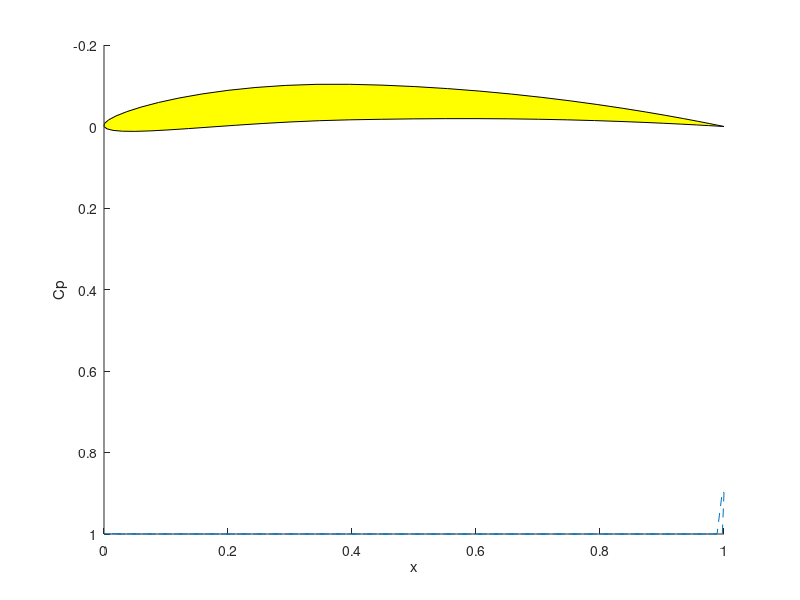

This figure's MATLAB source:
c = 1;
% Defining Chord Length

Vmag = 100.0; 
% Velocity Magnitude

alphaDeg = 2.75; 
% Angle of Attack (alpha) of airfoil

alphaRad = alphaDeg*pi/180.0;
% Converting to radians for Trig


airfoil = load('n6409.dat');

NumPan=length(airfoil)-1;
for i=1:NumPan
    point1(i,1) = airfoil(i,1);
    point1(i,2) = airfoil(i,2);
    point2(i,1) = airfoil(i+1,1);
    point2(i,2) = airfoil(i+1,2);
end

for i=1:NumPan
    dx = point2(i,1)-point1(i,1);
    dy = point2(i,2)-point1(i,2);
    dl(i) = sqrt( (point2(i,1)-point1(i,1))^2 + (point2(i,2)-point1(i,2))^2);
    th(i) = atan2(dy,dx);
    tnx(i) = cos(th(i));
    tny(i) = sin(th(i));
    vnx(i) = -tny(i);
    vny(i) = tnx(i);
end

for i=1:NumPan
    midpoint(i,1) = 0.5*(point1(i,1)+point2(i,1));
    midpoint(i,2) = 0.5*(point1(i,2)+point2(i,2));
end

for i=1:NumPan
    
    for j=1:NumPan
        
        xt = midpoint(i,1) - point1(j,1);
        yt = midpoint(i,2) - point1(j,2);
        x = xt*tnx(j) + yt*tny(j);
        y = -xt*tny(j) + yt*tnx(j);
        x1 = 0.0; y1 = 0.0;
        x2t = point2(j,1) - point1(j,1);
        y2t = point2(j,2) - point1(j,2);
        x2 = x2t*tnx(j) + y2t*tny(j);
        r1 = sqrt(x^2+y^2);
        r2 = sqrt((x-x2)*(x-x2)+y^2);
        th1 = atan2(y,x);
        th2 = atan2(y,x-x2);
        if(i==j) % Self-induced velocity
            ax1 = 0.5*(x/x2-1.0);
            ay1 = 1.0/(2*pi);
            ax2 =-0.5*x/x2;
            ay2 =-1.0/(2*pi);
        else
            dth = th2-th1;
            rrt = r2/r1;
            rrtl = log(rrt);
            fcc = 1/(2*pi*x2);
            ax1 = fcc*( y*rrtl + (x-x2)*dth );
            ay1 = fcc*((x-x2)*rrtl - y*dth + x2);
            ax2 = -fcc*(y*rrtl + x*dth );
            ay2 = -fcc*(x*rrtl - y*dth + x2);
        end
        
        ux1 = ax1*tnx(j) - ay1*tny(j);
        uy1 = ax1*tny(j) + ay1*tnx(j);
        ux2 = ax2*tnx(j) - ay2*tny(j);
        uy2 = ax2*tny(j) + ay2*tnx(j);
        
        if(j==1)
            a(i,1)= ux1*vnx(i) + uy1*vny(i);
            holda = ux2*vnx(i) + uy2*vny(i);
        elseif(j==NumPan)
            a(i,NumPan) = ux1*vnx(i) + uy1*vny(i) + holda;
            a(i,NumPan+1) = ux2*vnx(i) + uy2*vny(i);
        else
            a(i,j)= ux1*vnx(i) + uy1*vny(i) + holda;
            holda = ux2*vnx(i) + uy2*vny(i);
        end
        
        if(j==1)
            b(i,1)= ux1*tnx(i) + uy1*tny(i);
            holdb = ux2*tnx(i) + uy2*tny(i);
        elseif(j==NumPan)
            b(i,NumPan) = ux1*tnx(i) + uy1*tny(i) + holdb;
            b(i,NumPan+1) = ux2*tnx(i) + uy2*tny(i);
        else
            b(i,j)= ux1*tnx(i) + uy1*tny(i) + holdb;
            holdb = ux2*tnx(i) + uy2*tny(i);
        end
    end
end

a(NumPan+1,1) = 1.0;
% Kutta Condition

a(NumPan+1,NumPan+1) = 1.0;
% Kutta Condition Cont.

coalf = cos(alphaRad); sialf = sin(alphaRad);
Vx = Vmag*coalf; Vy = Vmag*sialf;
for i=1:NumPan
    rhs(i) = -Vx*vnx(i)-Vy*vny(i);
end
rhs(NumPan+1)=0.0;

gamma = rhs/a';

circ = 0.0; 
% Circulation

circGam = 0.0; 
% In terms of Gamma

for i=1:NumPan
    tnvel = Vx*tnx(i)+Vy*tny(i); 
    % Tangential velocity
    
    for j=1:NumPan+1
        tnvel = tnvel + b(i,j)*gamma(j);
    end
    circ = circ - tnvel*dl(i);
    circGam = circGam +0.5*(gamma(i)+gamma(i+1))*dl(i); 
    cp(i) = 1.0-tnvel*tnvel/(Vmag*Vmag); 
    % Coefficient of Pressure
end
cp(NumPan+1)=cp(1);

hold on
% Retaining current axes for plot. Prevents deleting old plots.

patch(airfoil(:,1),-airfoil(:,2),'y')
plot(airfoil(:,1),cp,'--')
axis ij
xlabel('x')
ylabel('Cp')


cy = 0.0;
cx = 0.0;

for i=1:NumPan
    
    cy = cy-cp(i)*dl(i)*vny(i);
    cx = cx-cp(i)*dl(i)*vnx(i);
    
    
end


cy = cy/c;
cx = cx/c;

cd =  cx*coalf+cy*sialf; 
% Drag coefficient

cl = -cx*sialf+cy*coalf; 
% Lift coefficient

fprintf('CL = %f \n',cl)
fprintf('CD = %f \n',cd)